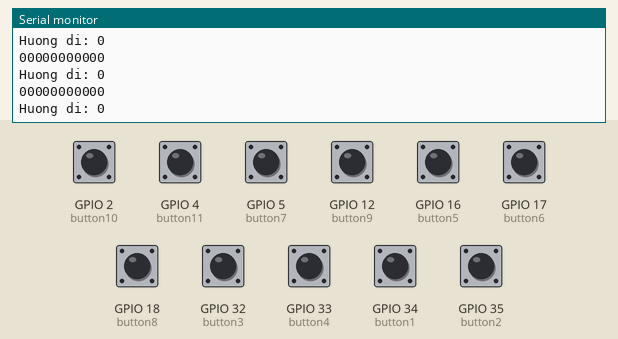
Simulated run of this sketch. Board: ESP32. Shown: the last lines printed to the serial monitor. The inputs (shaded band) are chosen by the test bench; at power-on: GPIO 2 (button10), GPIO 4 (button11), GPIO 5 (button7), GPIO 12 (button9), GPIO 16 (button5), GPIO 17 (button6), GPIO 18 (button8), GPIO 32 (button3), GPIO 33 (button4), GPIO 34 (button1), GPIO 35 (button2) LOW.

Above: at 1.2 s.
1.3 s: GPIO 2 (button10) pulled HIGH for 0.15 s
At 1.31 s:
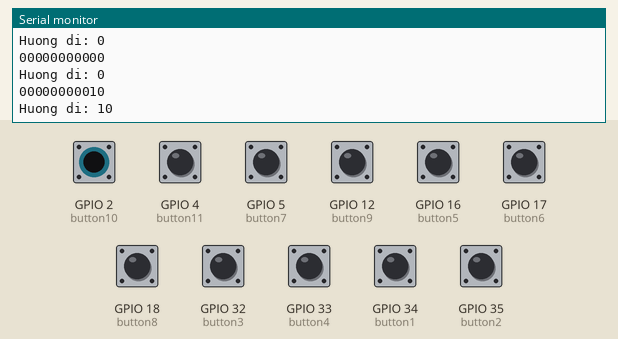
2.9 s: GPIO 4 (button11) pulled HIGH for 0.15 s
At 2.92 s:
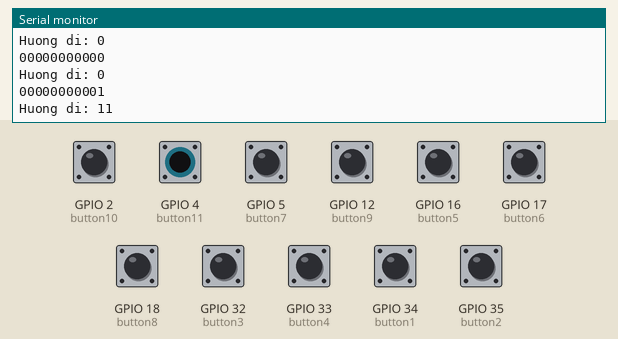
4.5 s: GPIO 5 (button7) pulled HIGH for 0.15 s
At 4.53 s:
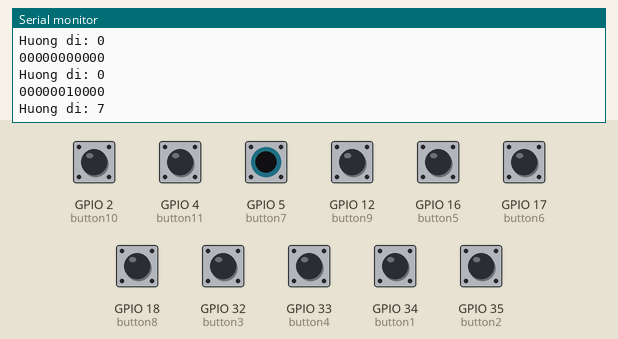
6.1 s: GPIO 12 (button9) pulled HIGH for 0.15 s
At 6.14 s:
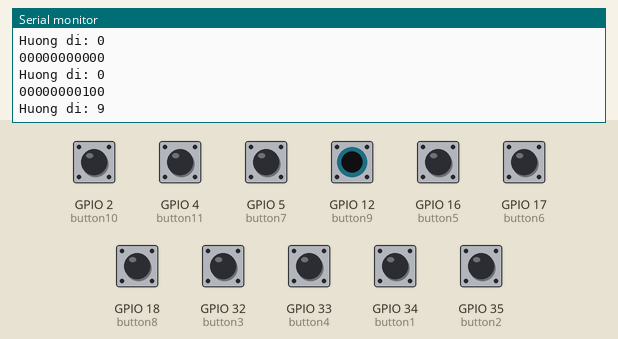
7.7 s: GPIO 16 (button5) pulled HIGH for 0.15 s
At 7.75 s:
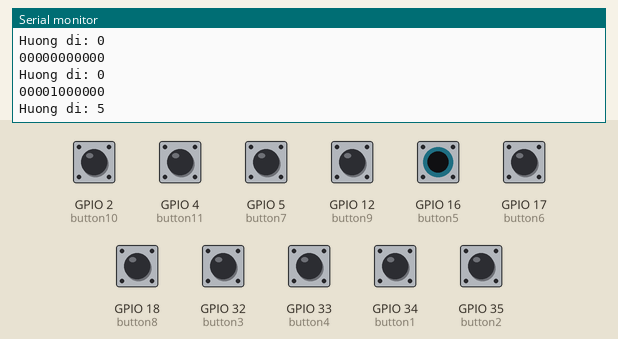
9.3 s: GPIO 17 (button6) pulled HIGH for 0.15 s
At 9.36 s:
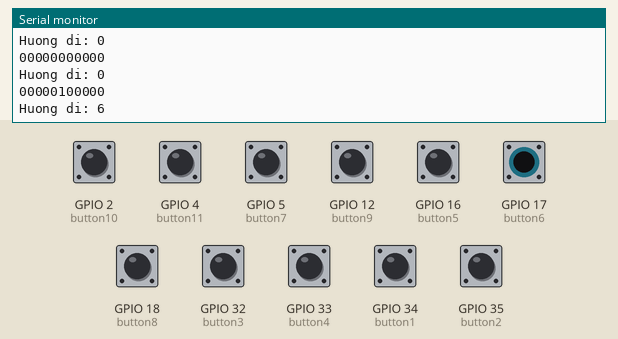
Timing chart, 0 to 11.9 s (numbered marks = the images above; inputs shaded):
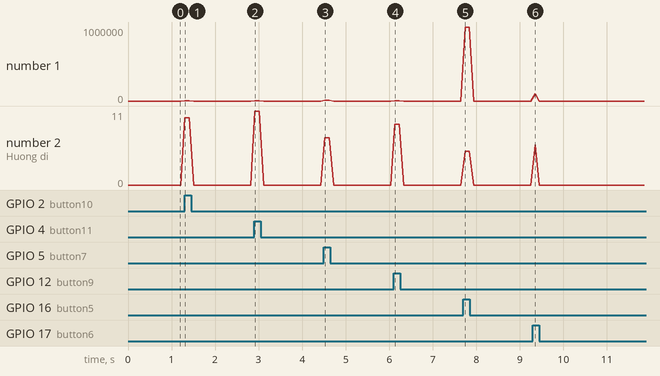

Measured:
- after the input at 1.3 s, the serial monitor: prints a new line at once (image 1)
- after the input at 2.9 s, the serial monitor: prints a new line at once (image 2)
- after the input at 4.5 s, the serial monitor: prints a new line at once (image 3)
- after the input at 6.1 s, the serial monitor: prints a new line at once (image 4)
- after the input at 7.7 s, the serial monitor: prints a new line at once (image 5)
- after the input at 9.3 s, the serial monitor: prints a new line after 0.05 s (image 6)

The sketch:

Phat8112024.ino
```cpp
// Mac phat 1:       1C:69:20:C6:EE:54
// Mac thu 1 broad:  1C:69:20:C6:81:F4

// Mac moi phat         : 1C:69:20:CA:90:9C
// Mac moi thu 2 board 2: 1C:69:20:C6:B7:98

#include <esp_now.h>
#include <WiFi.h>

int button1 = 34, button2 = 35, button3 = 32, button4 = 33, button5 = 16, button6 = 17, button7 = 5, button8 = 18, button9 = 12, button10 = 2, button11 = 4 ;
int hientai1 = 0, hientai2 = 0, hientai3 = 0, hientai4 = 0, hientai5 = 0, hientai6 = 0, hientai7 = 0, hientai8 = 0, hientai9 = 0, hientai10 = 0, hientai11 = 0; // doc huong xe

uint8_t receiverAddress[] = {0x1C, 0x69, 0x20, 0xC6, 0x81, 0xF4}; // Địa chỉ MAC của cũ - thu 1
//uint8_t receiverAddress[] = {0x1C, 0x69, 0x20, 0xC6, 0xB7, 0x98};  //  Địa chỉ MAC của mới - thu 2


struct __attribute__((packed)) dataPacket{
  int huong = 0;
};

void setup() {
    Serial.begin(115200);
    WiFi.mode(WIFI_STA);

    pinMode(button1, INPUT);
    pinMode(button2, INPUT);
    pinMode(button3, INPUT);
    pinMode(button4, INPUT);
    pinMode(button5, INPUT);
    pinMode(button6, INPUT);
    pinMode(button7, INPUT);
    pinMode(button8, INPUT);
    pinMode(button9, INPUT);
    pinMode(button10, INPUT);
    pinMode(button11, INPUT);


    if (esp_now_init() == ESP_OK) {

        esp_now_peer_info_t peerInfo;
        memcpy(peerInfo.peer_addr, receiverAddress, 6);
        peerInfo.channel = 0;
        peerInfo.encrypt = false;
        esp_now_add_peer(&peerInfo);

    } else {
        Serial.println("ESP-NOW init failed");
    }
}

void loop() {
    dataPacket packet;
    hientai1 = digitalRead(button1);
    hientai2 = digitalRead(button2);
    hientai3 = digitalRead(button3);
    hientai4 = digitalRead(button4);
    hientai5 = digitalRead(button5);
    hientai6 = digitalRead(button6);
    hientai7 = digitalRead(button7);
    hientai8 = digitalRead(button8);
    hientai9 = digitalRead(button9);
    hientai10 = digitalRead(button10);
    hientai11 = digitalRead(button11);


    // 0 dung, 1 tien, 2 lui, 3 trai, 4 phai, 5 ban bong, 6 day bong, 7 gap bong, 8 truc y, 9 do line
      if (hientai1 != 0){
          if (hientai1 == 1){
                packet.huong = 1; // tien
                esp_now_send(receiverAddress, (uint8_t *) &packet, sizeof(packet)); }
      }
      else if (hientai2 != 0){
           if (hientai2 == 1){
                packet.huong = 2; //lui
                esp_now_send(receiverAddress, (uint8_t *) &packet, sizeof(packet)); }
      }
      else if (hientai3 != 0){
           if (hientai3 == 1){
                packet.huong = 3; //trai
                esp_now_send(receiverAddress, (uint8_t *) &packet, sizeof(packet)); }
      }
      else if (hientai4 != 0){
           if (hientai4 == 1){
                packet.huong = 4; // phai
                esp_now_send(receiverAddress, (uint8_t *) &packet, sizeof(packet)); }
      }
      else if (hientai5 != 0){
           if (hientai5 == 1){
                packet.huong = 5; // ban bong
                esp_now_send(receiverAddress, (uint8_t *) &packet, sizeof(packet)); }
      }
      else if (hientai6 != 0){
           if (hientai6 == 1){
                packet.huong = 6; // day bong
                esp_now_send(receiverAddress, (uint8_t *) &packet, sizeof(packet)); }
      }
      else if (hientai7 != 0){
           if (hientai7 == 1){
                packet.huong = 7; // gap bong
                esp_now_send(receiverAddress, (uint8_t *) &packet, sizeof(packet)); }
      }
      else if (hientai8 != 0){
           if (hientai8 == 1){
                packet.huong = 8; // truc y
                esp_now_send(receiverAddress, (uint8_t *) &packet, sizeof(packet)); }
      }
      else if (hientai9 != 0){
           if (hientai9 == 1){
                packet.huong = 9; // do line
                esp_now_send(receiverAddress, (uint8_t *) &packet, sizeof(packet)); }
      }
      else if (hientai10 != 0){
           if (hientai10 == 1){
                packet.huong = 10; //
                esp_now_send(receiverAddress, (uint8_t *) &packet, sizeof(packet)); }
      }
      else if (hientai11 != 0){
           if (hientai11 == 1){
                packet.huong = 11; //
                esp_now_send(receiverAddress, (uint8_t *) &packet, sizeof(packet)); }
      }
      else {
            packet.huong = 0;//dung
            esp_now_send(receiverAddress, (uint8_t *) &packet, sizeof(packet));
      }
    Serial.print(hientai1); Serial.print(hientai2); Serial.print(hientai3); Serial.print(hientai4); Serial.print(hientai5); Serial.print(hientai6); Serial.print(hientai7); Serial.print(hientai8); Serial.print(hientai9), Serial.print(hientai10); Serial.println(hientai11);
    Serial.print("Huong di: "); Serial.println(packet.huong);
    delay(100);

}
```
